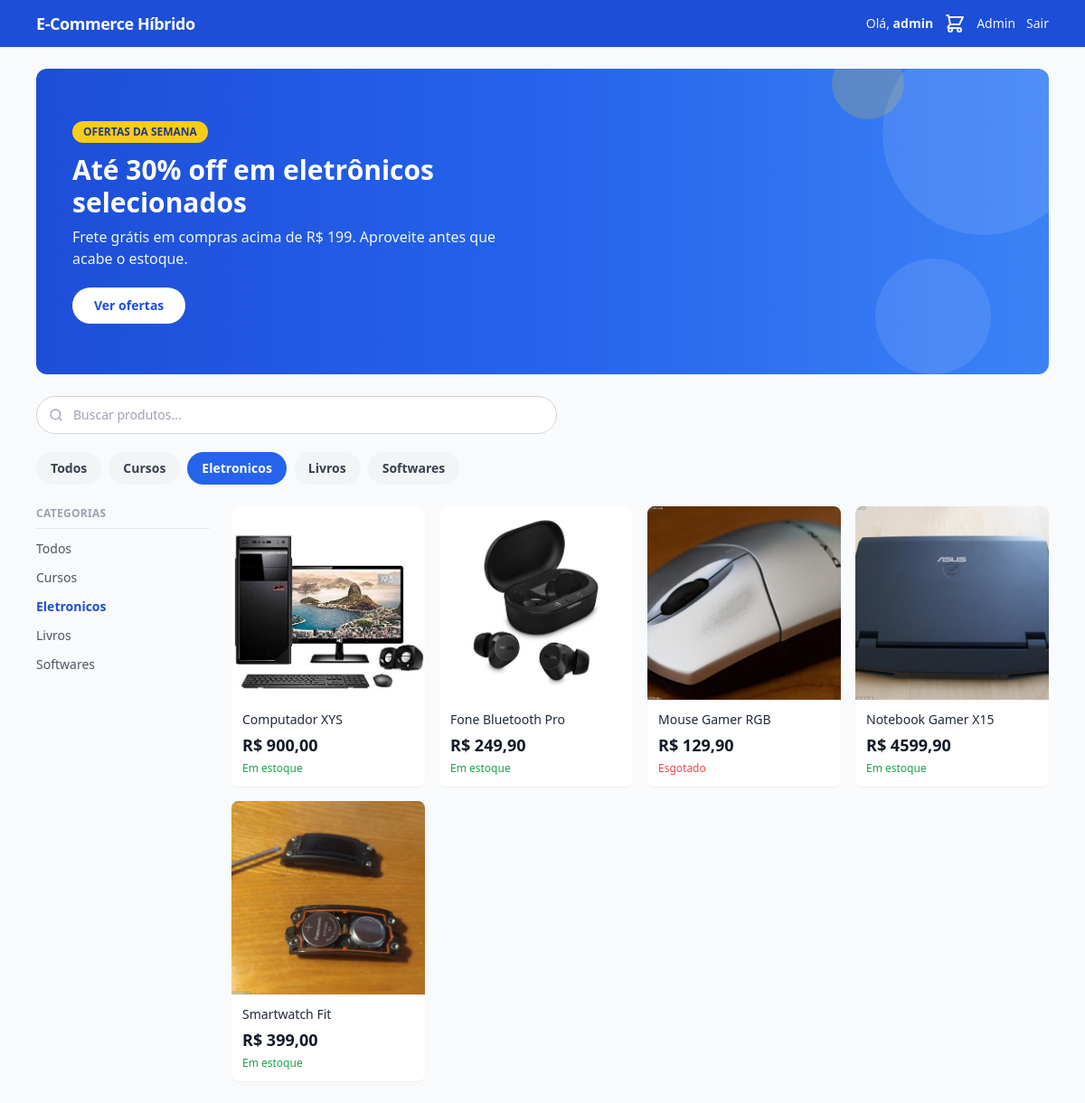
The page /?categoria=eletronicos (signed in) on the database its author committed.
### users/models.py (models this page shows)
class User(AbstractUser):
    """Custom user model, kept identical to Django's default for now.

    Starting with a custom ``AUTH_USER_MODEL`` (even empty) is the
    Django-recommended default: swapping it later requires a full migration
    reset, so it's cheapest to do this on day one.
    """

### catalog/models.py (models this page shows, shortened)
class Category(models.Model):
    nome = models.CharField("nome", max_length=120)
    slug = models.SlugField("slug", max_length=140, unique=True)
    descricao = models.TextField("descrição", blank=True)
    class Meta:
        verbose_name = "categoria"
        verbose_name_plural = "categorias"
        ordering = ["nome"]

class Product(models.Model):
    nome = models.CharField("nome", max_length=200)
    sku = models.CharField("SKU", max_length=64, unique=True)
    preco = models.DecimalField("preço", max_digits=10, decimal_places=2)
    quantidade_estoque = models.PositiveIntegerField("quantidade em estoque", default=0)
    imagem = models.ImageField("imagem", upload_to="produtos/", blank=True, null=True)
    categoria = models.ForeignKey(
        Category,
        verbose_name="categoria",
        on_delete=models.PROTECT,
        related_name="produtos",
    )
    ativo = models.BooleanField("ativo", default=True)
    slug = models.SlugField("slug", max_length=220, unique=True)
    criado_em = models.DateTimeField("criado em", auto_now_add=True)
    class Meta:
        verbose_name = "produto"
        verbose_name_plural = "produtos"
        ordering = ["nome"]
    @property
    def em_estoque(self) -> bool:
        return self.quantidade_estoque > 0

### storefront/views.py (the view)
# urls.py: 2. Add a URL to urlpatterns:  path('', views.home, name='home')
def home(request: HttpRequest) -> HttpResponse:
    categoria_slug = request.GET.get("categoria", "").strip()
    query = request.GET.get("q", "").strip()
    produtos = (
        Product.objects.filter(ativo=True).select_related("categoria").order_by("nome")
    )
    if categoria_slug:
        produtos = produtos.filter(categoria__slug=categoria_slug)
    if query:
        produtos = produtos.filter(nome__icontains=query)
    categorias = Category.objects.order_by("nome")
    return render(
        request,
        "storefront/home.html",
        {
            "categorias": categorias,
            "produtos": produtos,
            "categoria_selecionada": categoria_slug,
            "query": query,
        },
    )

### storefront/carrinho.py (called while the page is built)
    def __len__(self) -> int:
        return sum(self._dados.values())

### storefront/context_processors.py (called while the page is built)
def carrinho_count(request):
    if not hasattr(request, "session"):
        return {"cart_count": 0}
    return {"cart_count": len(Carrinho(request))}

### storefront/templates/storefront/home.html (shortened to what this page needs)
{% extends "storefront/base.html" %}
{% block content %}
<section class="relative overflow-hidden rounded-xl bg-gradient-to-r from-blue-700 via-blue-600 to-blue-500 mb-6">
    <div class="absolute -right-10 -top-10 w-56 h-56 rounded-full bg-white/10"></div>
    <div class="absolute right-16 bottom-0 w-32 h-32 rounded-full bg-white/10"></div>
    <div class="absolute right-40 -top-6 w-20 h-20 rounded-full bg-yellow-400/20"></div>
    <div class="relative px-6 py-10 sm:px-10 sm:py-14 max-w-xl">
        <span class="inline-block bg-yellow-400 text-blue-900 text-xs font-bold px-3 py-1 rounded-full mb-3">
            OFERTAS DA SEMANA
        </span>
        <h2 class="text-2xl sm:text-3xl font-extrabold text-white mb-2">
            Até 30% off em eletrônicos selecionados
        </h2>
        <p class="text-blue-50 text-sm sm:text-base mb-5">
            Frete grátis em compras acima de R$ 199. Aproveite antes que acabe o estoque.
        </p>
        <a href="?categoria=eletronicos"
           class="inline-block bg-white text-blue-700 font-semibold rounded-full px-6 py-2.5 text-sm hover:bg-blue-50">
            Ver ofertas
        </a>
    </div>
</section>
<form method="get" action="{% url 'storefront:home' %}" id="busca-form" class="mb-5">
    <div class="relative max-w-xl">
        <input type="text" name="q" id="busca-input" value="{{ query }}" placeholder="Buscar produtos..."
               autocomplete="off"
               class="w-full rounded-full border border-gray-300 bg-white pl-10 pr-4 py-2.5 text-sm
                      focus:outline-none focus:ring-2 focus:ring-blue-500 focus:border-blue-500">
        <svg class="w-4 h-4 text-gray-400 absolute left-3.5 top-1/2 -translate-y-1/2" fill="none"
             viewBox="0 0 24 24" stroke="currentColor">
            <path stroke-linecap="round" stroke-linejoin="round" stroke-width="2"
                  d="M21 21l-4.35-4.35M11 19a8 8 0 100-16 8 8 0 000 16z" />
        </svg>
    </div>
</form>
<div class="mb-6 overflow-x-auto">
    <nav class="flex gap-2 min-w-max">
        <a href="{% url 'storefront:home' %}{% if query %}?q={{ query }}{% endif %}"
           class="px-4 py-2 rounded-full text-sm font-semibold whitespace-nowrap transition-colors
                  {% if not categoria_selecionada %}bg-blue-600 text-white{% else %}bg-gray-100 text-gray-700 hover:bg-gray-200{% endif %}">
            Todos
        </a>
        {% for categoria in categorias %}
        <a href="?categoria={{ categoria.slug }}{% if query %}&q={{ query }}{% endif %}"
           class="px-4 py-2 rounded-full text-sm font-semibold whitespace-nowrap transition-colors
                  {% if categoria_selecionada == categoria.slug %}bg-blue-600 text-white{% else %}bg-gray-100 text-gray-700 hover:bg-gray-200{% endif %}">
            {{ categoria.nome }}
        </a>
        {% endfor %}
    </nav>
</div>
<div class="flex gap-6 items-start">
    <aside class="hidden md:block w-48 shrink-0">
        <p class="text-xs font-semibold text-gray-400 uppercase tracking-wide pb-2 border-b border-gray-200">
            Categorias
        </p>
        <ul class="mt-2 space-y-1 text-sm">
            <li>
                <a href="{% url 'storefront:home' %}{% if query %}?q={{ query }}{% endif %}"
                   class="block py-1 {% if not categoria_selecionada %}text-blue-700 font-semibold{% else %}text-gray-600 hover:text-blue-700{% endif %}">
                    Todos
                </a>
            </li>
            {% for categoria in categorias %}
            <li>
                <a href="?categoria={{ categoria.slug }}{% if query %}&q={{ query }}{% endif %}"
                   class="block py-1 {% if categoria_selecionada == categoria.slug %}text-blue-700 font-semibold{% else %}text-gray-600 hover:text-blue-700{% endif %}">
                    {{ categoria.nome }}
                </a>
            </li>
            {% endfor %}
        </ul>
    </aside>
    <div class="flex-1 min-w-0">
        {% if produtos %}
        <div class="grid grid-cols-2 sm:grid-cols-3 lg:grid-cols-4 gap-4">
            {% for produto in produtos %}
            <a href="{% url 'storefront:product_detail' produto.slug %}"
               class="bg-white rounded-lg shadow-sm hover:shadow-md transition-shadow overflow-hidden flex flex-col">
                <div class="aspect-square bg-gray-100 flex items-center justify-center overflow-hidden">
                    {% if produto.imagem %}
                        <img src="{{ produto.imagem.url }}" alt="{{ produto.nome }}"
                             class="w-full h-full object-cover">
                    {% else %}
                        <svg class="w-12 h-12 text-gray-300" fill="none" viewBox="0 0 24 24" stroke="currentColor">
                            <path stroke-linecap="round" stroke-linejoin="round" stroke-width="1.5"
                                  d="M4 16l4.586-4.586a2 2 0 012.828 0L16 16m-2-2l1.586-1.586a2 2 0 012.828 0L20 14M4 6h16v12H4V6z" />
                        </svg>
                    {% endif %}
                </div>
                <div class="p-3 flex flex-col gap-1">
                    <h3 class="text-sm text-gray-800 line-clamp-2">{{ produto.nome }}</h3>
                    <p class="text-lg font-semibold text-gray-900">R$ {{ produto.preco }}</p>
                    {% if produto.em_estoque %}
                        <span class="text-xs text-green-600">Em estoque</span>
                    {% else %}
                        <span class="text-xs text-red-500">Esgotado</span>
                    {% endif %}
                </div>
            </a>
            {% endfor %}
        </div>
        {% else %}
            <p class="text-gray-500">Nenhum produto encontrado.</p>
        {% endif %}
    </div>
</div>
{% endblock %}

### storefront/templates/storefront/base.html (shortened to what this page needs)
{% load static %}
<!DOCTYPE html>
<html lang="pt-br">
<head>
    <script src="https://cdn.tailwindcss.com"></script>
</head>
<body class="bg-gray-50 text-gray-800 min-h-screen">
    <header class="bg-blue-700">
        <div class="max-w-6xl mx-auto px-4 py-3 flex items-center justify-between gap-4">
            <a href="{% url 'storefront:home' %}" class="text-lg font-extrabold text-white tracking-tight shrink-0">
                E-Commerce Híbrido
            </a>
            <nav class="text-sm flex items-center gap-3 shrink-0">
                {% if user.is_authenticated %}
                    <span class="text-blue-50">Olá, <strong>{{ user.username }}</strong></span>
                    <a href="{% url 'storefront:carrinho' %}"
                       class="relative text-blue-50 hover:text-white" title="Carrinho">
                        <svg class="w-6 h-6" fill="none" viewBox="0 0 24 24" stroke="currentColor">
                            <path stroke-linecap="round" stroke-linejoin="round" stroke-width="2"
                                  d="M3 3h2l.4 2M7 13h10l4-8H5.4M7 13L5.4 5M7 13l-2.293 2.293c-.63.63-.184 1.707.707 1.707H17m0 0a2 2 0 100 4 2 2 0 000-4zm-8 2a2 2 0 11-4 0 2 2 0 014 0z" />
                        </svg>
                    </a>
                    {% if user.is_staff %}
                        <a href="/admin/" class="text-blue-50 hover:text-white hover:underline">Admin</a>
                    {% endif %}
                    <form action="{% url 'storefront:logout' %}" method="post" class="inline">
                        <button type="submit" class="text-blue-50 hover:text-white hover:underline">Sair</button>
                    </form>
                {% else %}
                    <a href="{% url 'storefront:login' %}"
                       class="bg-white text-blue-700 font-semibold rounded px-4 py-1.5 hover:bg-blue-50">
                        Entrar
                    </a>
                {% endif %}
            </nav>
        </div>
    </header>
    <main class="max-w-6xl mx-auto px-4 py-6">
        {% block content %}{% endblock %}
    </main>
</body>
</html>

### rows shown on the page
User: username "admin"
Category: nome "Cursos"
Category: nome "Eletronicos"
Category: nome "Livros"
Category: nome "Softwares"
Product: imagem (picture), nome "Computador XYS", preco "900,00", quantidade_estoque "Em estoque"
Product: imagem (picture), nome "Fone Bluetooth Pro", preco "249,90", quantidade_estoque "Em estoque"
Product: imagem (picture), nome "Mouse Gamer RGB", preco "129,90", quantidade_estoque "Esgotado"
Product: imagem (picture), nome "Notebook Gamer X15", preco "4599,90", quantidade_estoque "Em estoque"
Product: imagem (picture), nome "Smartwatch Fit", preco "399,00", quantidade_estoque "Em estoque"
